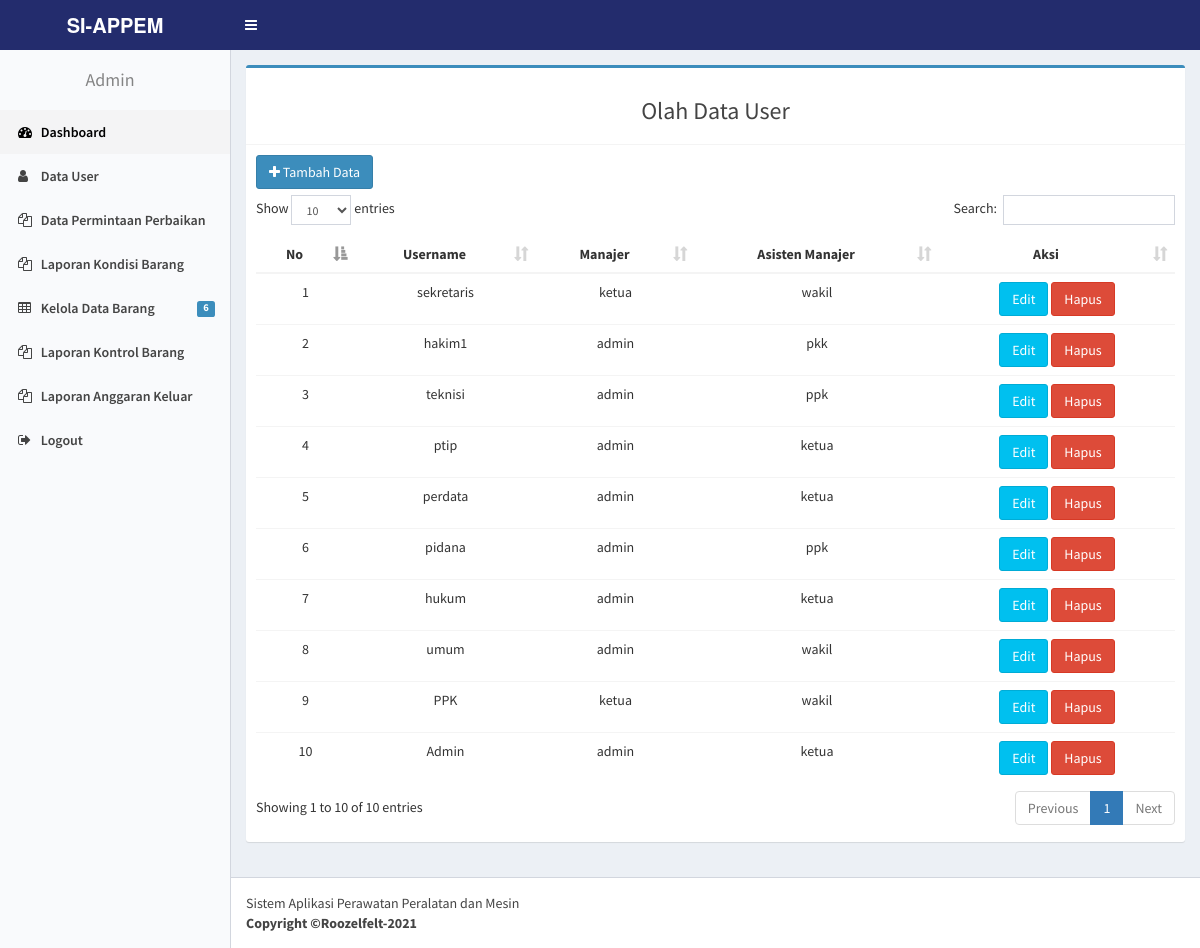
/admin/index.php?p=user, run on the app's committed database.
### tables this page shows
CREATE TABLE `user` (
  `id_user` int(11) NOT NULL,
  `username` varchar(20) NOT NULL,
  `password` varchar(255) NOT NULL,
  `level` enum('admin','pkk','umum','hukum','pidana','perdata','ptip','teknisi','hakim1','hakim2','ketua','wakil','kepegawaian','sekretaris') NOT NULL,
  `manajer` varchar(50) NOT NULL,
  `asmen` varchar(50) NOT NULL
);

### admin/user.php (the view, shortened to what this page needs)
<?php
      include "../fungsi/koneksi.php";
	$query = mysqli_query($koneksi, "SELECT * FROM user WHERE level!='manager' AND level!='upengadaan' ORDER BY level DESC");
?>
<section class="content">
	<div class="row">
		<div class="col-sm-12">
			 <div class="box box-primary">
                <div class="box-header with-border">
                    <h3 class="text-center">Olah Data User</h3>
                </div>
                <div class="box-body">
               <div class="row">
                    <div class="col-md-2">
                        <a href="index.php?p=tambahuser" class=" btn btn-primary"><i class="fa fa-plus"></i> Tambah Data</a>
                    </div>
                    <br><br>
                </div>
                	<div class="table-responsive">
                		<table class="table text-center" id="user">
                			<thead  >
	                			<tr>
	                				<th>No</th>
	                				<th>Username</th>
                                    <th>Manajer</th>
                                    <th>Asisten Manajer</th>
	                				<th>Aksi</th>
	                			</tr>
                			</thead>
                			<tbody>
                				<tr>
                					<?php
                						$no =1 ;
                						if (mysqli_num_rows($query)) {
                							while($row=mysqli_fetch_assoc($query)):
                					 ?>
                						<td> <?= $no; ?> </td>
                						<td> <?= $row['username']; ?> </td>
                						<td> <?= $row['manajer']; ?> </td>
                                        <td> <?= $row['asmen']; ?> </td>
                                         <td>
                                            <a href="?p=user&aksi=edit&id=<?= $row['id_user']; ?>"><span data-placement='top' data-toggle='tooltip' title='Edit'><button  class="btn btn-info">Edit</button></span></a>
                                            <a href="?p=user&aksi=hapus&id=<?= $row['id_user']; ?>"><span data-placement='top' data-toggle='tooltip' title='Hapus'><button  class="btn btn-danger" onclick="return confirm('Yakin ingin menghapus?')">Hapus</button></span></a>
                                        </td>
                				</tr>
                			<?php $no++; endwhile; } ?>
                			</tbody>
                		</table>
                	</div>
                </div>
            </div>
		</div>
	</div>
</section>

### data on the page
user: username "sekretaris", manajer "ketua", asmen "wakil"
user: username "hakim1", manajer "admin", asmen "pkk"
user: username "teknisi", manajer "admin", asmen "ppk"
user: username "ptip", manajer "admin", asmen "ketua"
user: username "perdata", manajer "admin", asmen "ketua"
user: username "pidana", manajer "admin", asmen "ppk"
user: username "hukum", manajer "admin", asmen "ketua"
user: username "umum", manajer "admin", asmen "wakil"
user: username "PPK", manajer "ketua", asmen "wakil"
user: username "Admin", manajer "admin", asmen "ketua"

### other printed values
$data['jumlah'] "6"
